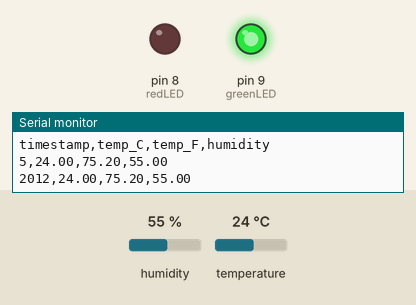
Simulated run of this sketch. Board: Arduino Uno, built with avr-gcc and run on an emulated ATmega328P. On the bench: output pins drawn as LEDs (lit = HIGH), the last lines printed to the serial monitor. Inputs (shaded band) come from the test bench; at power-on: humidity 55 %, temperature 24 °C.

Above: at 2.8 s.
2.9 s: humidity set to 79 %
5.6 s: humidity set to 82 %
At 6.8 s:
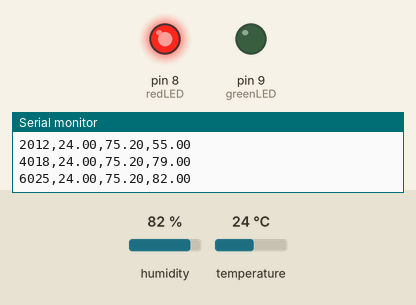
8.3 s: humidity set to 22 %
At 10.3 s:
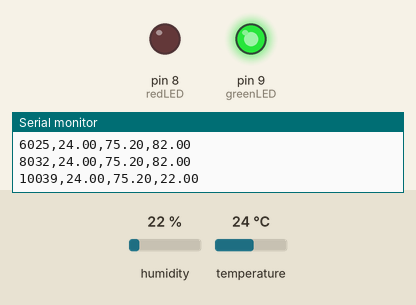
11.5 s: humidity set to 88 %
At 13.3 s:
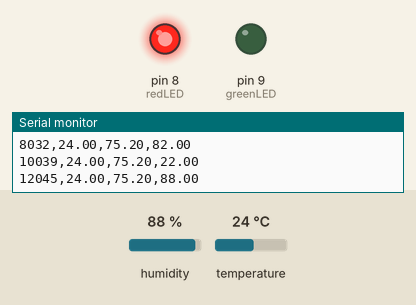
Timing chart, 0 to 14.8 s (numbered marks = the images above; inputs shaded):
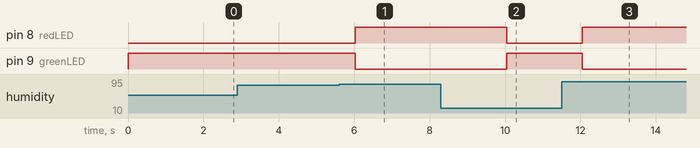

Measured:
- the behaviour switches between 80 and 81 % on humidity (found by bisection; images 0 and 1)
- after the input at 5.6 s, pin 8 (redLED): LOW → HIGH after 0.43 s; pin 9 (greenLED): HIGH → LOW after 0.43 s
- after the input at 8.3 s, pin 8 (redLED): HIGH → LOW after 1.7 s; pin 9 (greenLED): LOW → HIGH after 1.7 s
- after the input at 11.5 s, pin 8 (redLED): LOW → HIGH after 0.55 s; pin 9 (greenLED): HIGH → LOW after 0.55 s

The sketch:

dht11_weather_station.ino
```cpp
#include <DHT.h>

#define DHTPIN 2
#define DHTTYPE DHT22

DHT dht(DHTPIN, DHTTYPE);

const int redLED = 8;
const int greenLED = 9;

void setup() {

  Serial.begin(9600);

  dht.begin();

  pinMode(redLED, OUTPUT);
  pinMode(greenLED, OUTPUT);

  Serial.println("timestamp,temp_C,temp_F,humidity");
}

void loop() {

  float humidity = dht.readHumidity();
  float tempC = dht.readTemperature();
  float tempF = dht.readTemperature(true);

  if (isnan(tempC) || isnan(humidity)) {

    Serial.println("Sensor Error");

    delay(2000);

    return;
  }

  Serial.print(millis());
  Serial.print(",");

  Serial.print(tempC);
  Serial.print(",");

  Serial.print(tempF);
  Serial.print(",");

  Serial.println(humidity);

  if (tempC > 35 || humidity > 80) {

    digitalWrite(redLED, HIGH);
    digitalWrite(greenLED, LOW);

  }

  else {

    digitalWrite(redLED, LOW);
    digitalWrite(greenLED, HIGH);

  }

  delay(2000);
}
```
